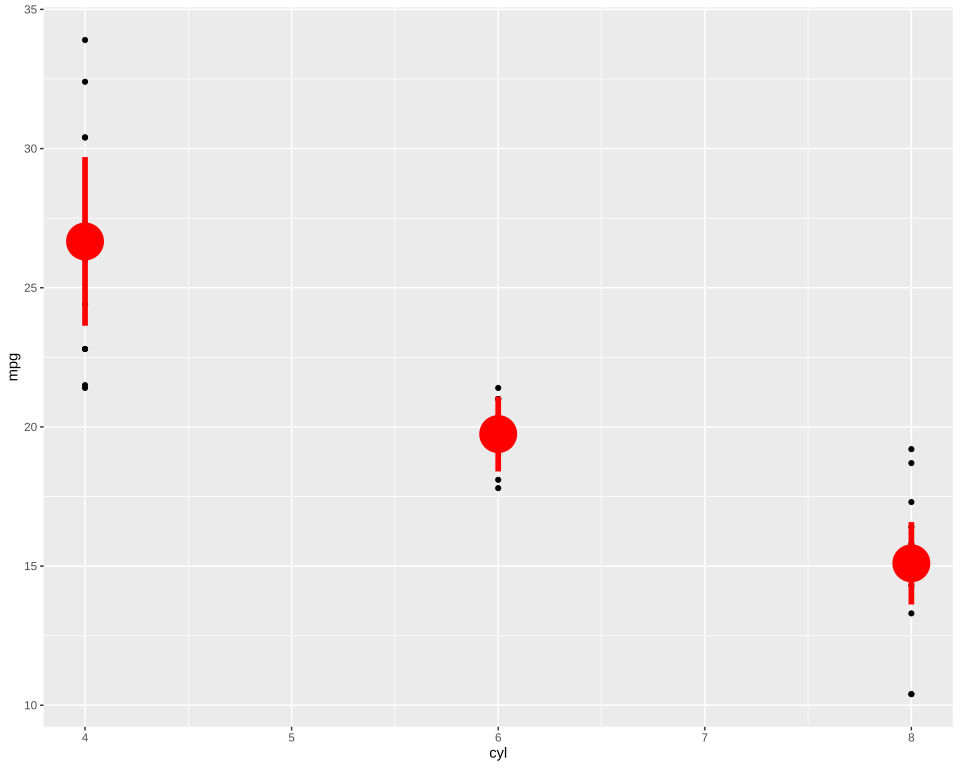

Reproduce this figure in R.
# The plot test/golden/summary_normal.svg draws, drawn by ggplot2 itself, as ggplot2's own visual tests
# draw their snapshots: the independent check on that golden whenever it changes. The suite never
# runs this; it needs R, ggplot2, vdiffr and Hmisc, saved as the Docker image
# giggly-r:ggplot2-4.0.3-hmisc (giggly-r:ggplot2-4.0.3 with r-cran-hmisc installed). From the
# repository's root:
#
#   docker run --rm -v "$PWD/test/golden":/golden:ro giggly-r:ggplot2-4.0.3-hmisc \
#     Rscript /golden/summary_normal.R > summary_normal.ggplot2.svg
#
# and compare the two drawings element by element, as test/golden/point.R does.
#
# The reference page's first summary, its point ranges at Hmisc's mean_cl_normal in place of
# mean_se: each cylinder count's mean and its 95% confidence interval from the t distribution.
# First checked with ggplot2 4.0.3, vdiffr 1.0.9 and Hmisc 5.3.0: every element and clip path
# matches, the x axis drawn before the y as in test/golden/point.R.

library(ggplot2)

plot <- ggplot(mtcars, aes(cyl, mpg)) +
  geom_point() +
  stat_summary(fun.data = "mean_cl_normal", colour = "red", linewidth = 2, size = 3) +
  theme_gray()

file <- tempfile(fileext = ".svg")
vdiffr::write_svg(plot, file)
cat(readLines(file), sep = "\n")
